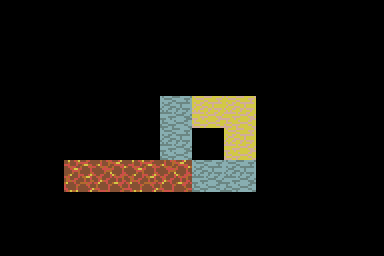

A level layout from a 2D game, rendered from its tile map. Below: a short description, then the map file with tile-grid data replaced by summaries:
An orthogonal 12x8 tile map with 32x32 px tiles, 4 tile layers (Terrain, Decoration, Vertical Edges, Horizontal Edges), 4 tilesets and 1 object (Player).

<map version="1.2" tiledversion="1.2.4" orientation="orthogonal" renderorder="right-down" width="12" height="8" tilewidth="32" tileheight="32" infinite="0" nextlayerid="9" nextobjectid="92">
 <tileset firstgid="1" source="ground.tsx" />
 <tileset firstgid="17" source="broken.tsx" />
 <tileset firstgid="19" source="decoration.tsx" />
 <tileset firstgid="35" source="devourer.tsx" />
 <layer id="1" name="Terrain" width="12" height="8">
  <data>[96 cells, 68 non-empty, 5 distinct tile ids]</data>
 </layer>
 <layer id="8" name="Decoration" width="12" height="8">
  <data>[96 cells, 0 non-empty, 0 distinct tile ids]</data>
 </layer>
 <layer id="6" name="Vertical Edges" width="12" height="8" offsetx="16" offsety="0">
  <data>[96 cells, 0 non-empty, 0 distinct tile ids]</data>
 </layer>
 <layer id="7" name="Horizontal Edges" width="12" height="8" offsetx="0" offsety="16">
  <data>[96 cells, 0 non-empty, 0 distinct tile ids]</data>
 </layer>
 <objectgroup id="2" name="Enemies" />
 <objectgroup id="3" name="Player">
  <object id="16" name="Player" type="Player" gid="35" x="192" y="192" width="32" height="32" />
 </objectgroup>
 <objectgroup id="4" name="Triggers" />
 <objectgroup id="5" name="Props" />
</map>
